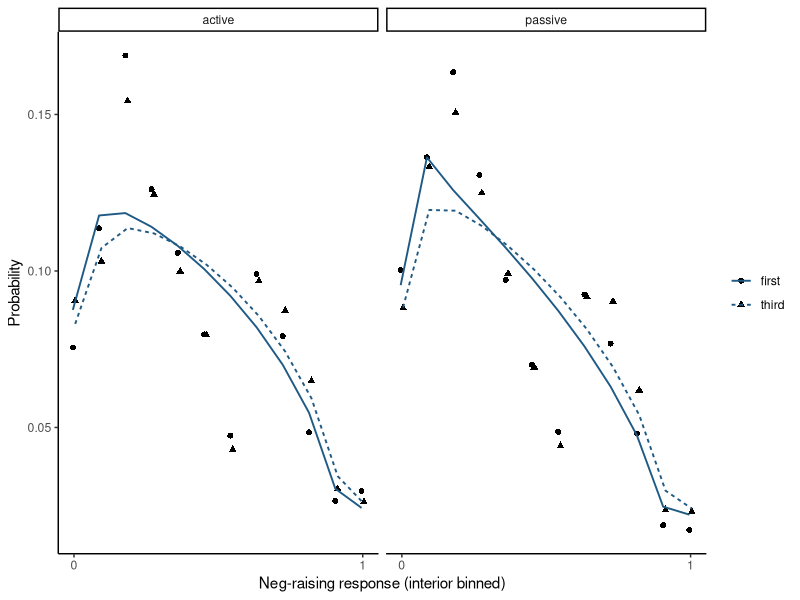

Reproduce this figure in R.
## ---- chunk 1
#| label: load-meganegraising-ordered-beta
#| echo: true
mnr <- read.csv("data/meganegraising/meganegraising-balanced.csv")
mnr$voice <- factor(mnr$voice, levels = c("active", "passive"))
mnr$subject <- factor(mnr$subject, levels = c("first", "third"))
X <- model.matrix(~ voice * subject, mnr)
## ---- chunk 2
#| label: fit-ordered-beta
#| echo: true
ordered_beta_nll <- function(parameters, y, design) {
  p <- ncol(design)
  beta <- parameters[seq_len(p)]
  lower <- parameters[[p + 1L]]
  upper <- lower + exp(parameters[[p + 2L]])
  precision <- exp(parameters[[p + 3L]])
  eta <- drop(design %*% beta)
  p_zero <- plogis(lower - eta)
  p_one <- plogis(eta - upper)
  p_middle <- pmax(1 - p_zero - p_one, 1e-15)
  mu <- plogis(eta)
  log_likelihood <- numeric(length(y))
  is_zero <- y == 0
  is_one <- y == 1
  interior <- !is_zero & !is_one
  log_likelihood[is_zero] <- log(pmax(p_zero[is_zero], 1e-15))
  log_likelihood[is_one] <- log(pmax(p_one[is_one], 1e-15))
  log_likelihood[interior] <- log(p_middle[interior]) +
    dbeta(y[interior], mu[interior] * precision,
          (1 - mu[interior]) * precision, log = TRUE)
  -sum(log_likelihood)
}
fit_response <- function(y) {
  start <- c(qlogis(mean(y)), rep(0, ncol(X) - 1L),
             qlogis(mean(y == 0) + .01), log(3), log(5)) # dqr-allow: algorithm-setting
  optim(start, ordered_beta_nll, y = y, design = X,
        method = "BFGS", hessian = TRUE,
        control = list(maxit = 3000L, reltol = 1e-10))
}
neg_fit <- fit_response(mnr$negraising)
ease_fit <- fit_response(mnr$acceptability)
stopifnot(neg_fit$convergence == 0L, ease_fit$convergence == 0L)
data.frame(response = c("neg-raising", "ease"),
           negative_log_likelihood = c(neg_fit$value, ease_fit$value))
## ---- chunk 3
#| label: ordered-beta-raw-and-fit
#| echo: true
p <- ncol(X)
beta <- neg_fit$par[seq_len(p)]
lower <- neg_fit$par[[p + 1L]]
upper <- lower + exp(neg_fit$par[[p + 2L]])
precision <- exp(neg_fit$par[[p + 3L]])
grid <- expand.grid(voice = levels(mnr$voice), subject = levels(mnr$subject))
X_grid <- model.matrix(~ voice * subject, grid)
eta_grid <- drop(X_grid %*% beta)
bins <- c("0", paste0(seq(.05, .95, by = .1)), "1") # dqr-allow: algorithm-setting
mnr$bin <- cut(mnr$negraising,
  breaks = c(-Inf, 0, seq(.1, .9, by = .1), 1, Inf), labels = bins, # dqr-allow: algorithm-setting
  include.lowest = TRUE)
mnr$bin[mnr$negraising == 0] <- "0"
mnr$bin[mnr$negraising == 1] <- "1"
raw <- as.data.frame(table(mnr$voice, mnr$subject, mnr$bin,
                           dnn = c("voice", "subject", "bin")))
names(raw)[[4L]] <- "observations"
raw$empirical <- ave(raw$observations, raw$voice, raw$subject,
                     FUN = function(x) x / sum(x))
fitted_bins <- do.call(rbind, lapply(seq_len(nrow(grid)), function(i) {
  eta <- eta_grid[[i]]
  p0 <- plogis(lower - eta); p1 <- plogis(eta - upper)
  pm <- 1 - p0 - p1; mu <- plogis(eta)
  lo <- seq(0, .9, by = .1); hi <- seq(.1, 1, by = .1)
  interior <- pm * (pbeta(hi, mu * precision, (1 - mu) * precision) -
                      pbeta(lo, mu * precision, (1 - mu) * precision))
  data.frame(grid[i, ], bin = bins, fitted = c(p0, interior, p1))
}))
display <- merge(raw, fitted_bins, by = c("voice", "subject", "bin"))
display$bin <- factor(display$bin, levels = bins)
## ---- chunk 4
#| label: plot-ordered-beta
#| echo: true
library(ggplot2)
ggplot(display, aes(bin, group = subject)) +
  geom_point(aes(y = empirical, shape = subject), size = 1.7,
             position = position_dodge(width = .18)) +
  geom_line(aes(y = fitted, linetype = subject), color = "#1F5A85",
            linewidth = .65, position = position_dodge(width = .18)) +
  scale_x_discrete(breaks = c("0", ".25", ".45", ".65", ".85", "1")) + # dqr-allow: algorithm-setting
  facet_wrap(~ voice) +
  labs(x = "Neg-raising response (interior binned)", y = "Probability",
       shape = NULL, linetype = NULL) + theme_classic()
